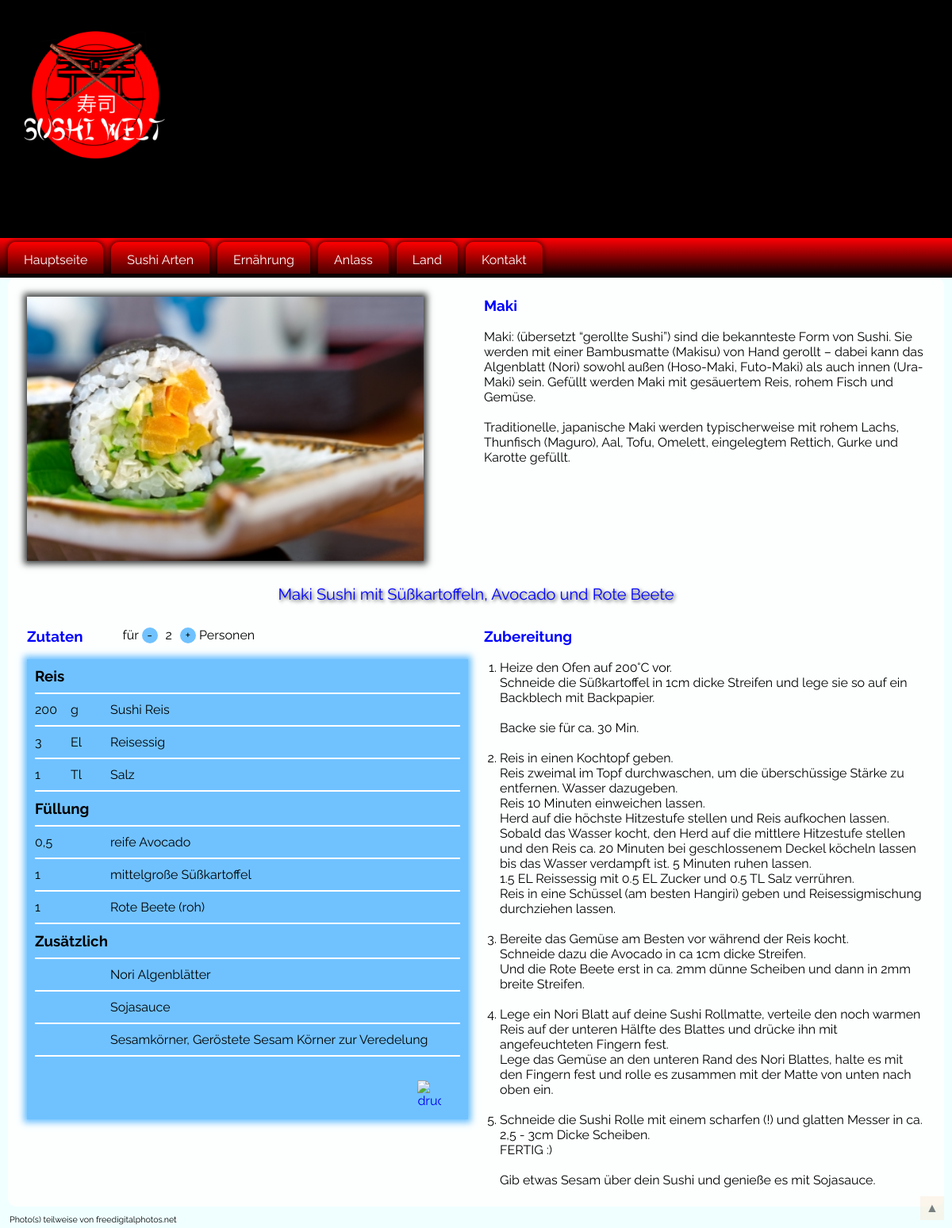
/rezept.php?id=1, run on the app's committed database.
### tables this page shows
CREATE TABLE `bilder` (
  `bid` int(10) UNSIGNED NOT NULL,
  `rid` int(10) UNSIGNED NOT NULL,
  `pfad` varchar(50) NOT NULL
);

CREATE TABLE `sushiarten` (
  `sid` int(10) UNSIGNED NOT NULL,
  `art` varchar(50) NOT NULL,
  `info` text NOT NULL
);

CREATE TABLE `rezepte` (
  `rid` int(10) UNSIGNED NOT NULL,
  `sid` int(10) UNSIGNED NOT NULL,
  `lid` int(10) UNSIGNED NOT NULL,
  `eid` int(10) UNSIGNED NOT NULL,
  `aid` int(10) UNSIGNED NOT NULL,
  `personen` int(2) NOT NULL,
  `rezeptname` varchar(100) NOT NULL,
  `beschreibung` text NOT NULL
);

CREATE TABLE `zutaten` (
  `zid` int(10) UNSIGNED NOT NULL,
  `rid` int(10) UNSIGNED NOT NULL,
  `ehid` int(10) UNSIGNED NOT NULL,
  `kid` int(10) UNSIGNED NOT NULL,
  `menge` float UNSIGNED NOT NULL,
  `zutat` varchar(100) NOT NULL
);

CREATE TABLE `kategorie` (
  `kid` int(10) UNSIGNED NOT NULL,
  `kname` varchar(30) NOT NULL
);

CREATE TABLE `einheiten` (
  `ehid` int(2) UNSIGNED NOT NULL,
  `einheit_lang` varchar(16) NOT NULL,
  `einheit_kurz` varchar(9) NOT NULL
);

### rezept.php (the view, shortened to what this page needs)
<?PHP
    include("inc/kopf".PHPEND);
?>
</head>
<body id="top">
<?PHP
    include("inc/header".PHPEND);
    include("inc/menue".PHPEND);
?>
<main>
  <article>
    <section class="section">
        <div class="flexed">
            <?PHP
            $db = @new mysqli(HOST,USER,PASS,DBANK);
            if(isset($_GET['id']) && !empty($_GET['id'])){
                $rid = $_GET['id'];
                $sql = "select pfad from bilder where rid = $rid limit 1";
                $bilder = $db->query($sql);
                if($bilder->num_rows){
                    $zeile = $bilder->fetch_assoc();
                    echo('<div class="flexitem"><img src="'.$zeile['pfad'].'" alt="Bild"></div>');
                }else{
                    echo('<div class="flexitem"><img src="img/kein_bild.jpg" alt="Kein Bild"></div>');
                }
                $sql = "select s.* from sushiarten s,rezepte r where r.rid = $rid and r.sid = s.sid limit 1";
                $sushiart = $db->query($sql);
                $zeile = $sushiart->fetch_assoc();
                echo('<div class="flexitem" id="sart">
            <h1>'.$zeile['art'].'</h1><p><br>'.$zeile['info'].'</p>
          </div>'."\n");
			$sql = "select personen, rezeptname, beschreibung from rezepte where rid = $rid";
			$rezepte = $db->query($sql);
			$rezept_zeile = $rezepte->fetch_assoc();
			echo('<p class="rezeptname">'.$rezept_zeile['rezeptname'].'</p>'."\n");
			echo('<div class="flexitem"><h1 style="float:left; margin-right: 50px;">Zutaten</h1> für <span class="button nichtauswaehlbar" onClick="berechne();">-</span><span class="pzahl"><div id="wert">'.$rezept_zeile['personen'].'</div></span><span class="button nichtauswaehlbar" onClick="berechne(\'hoch\');">+</span> Personen
            <section class="rezept">'."\n");
			$sql = "select z.ehid, z.kid, z.menge, z.zutat, e.einheit_kurz, e.einheit_lang from zutaten z , einheiten e WHERE z.rid = $rid and z.ehid = e.ehid";
			$zutaten = $db->query($sql);
			$vergleich = "";
			while($zutatenliste = $zutaten->fetch_assoc()){
				$sql = "select kname from kategorie where kid = ".$zutatenliste['kid'];
				$kat = $db->query($sql);
				$katname = $kat->fetch_assoc();
				$gelesen = $katname['kname'];
				if($vergleich != $gelesen){
					echo('<h3>'.$katname['kname'].'</h3>');
					$vergleich = $gelesen;
                    echo('<hr class="hr_abstand">'."\n");
				}
                $menge = (string)$zutatenliste['menge'];
                $menge = str_replace(".",",",$menge);
                $einheit = $zutatenliste['einheit_kurz'];
                if($menge == "0")
                    $menge = "";
                if($einheit == "---")
                    $einheit = "";
                echo('<span class="menge" name="menge">'.$menge.' </span><span class="einheit"> '.$einheit.'</span><span class="zutat">'.$zutatenliste['zutat'].'</span>'."\n");
                echo('<hr class="hr_abstand">'."\n");
			}
            echo('<p class="druck"><a href="javascript: this.print();" title="Rezept Drucken"><img src="img/drucker.png" alt="drucker"></a></p>
            </section>
        </div>
        <div class="flexitem">
            <h1>Zubereitung</h1><br>'."\n");
            echo($rezept_zeile['beschreibung']."\n");
		}
		?>
          </div>
        </div>
    </section>
  </article>
</main>
<?PHP
    include("inc/fuss".PHPEND);
?>
</body>
</html>

### inc/kopf.php (shortened to what this page needs)
<!doctype html>
<html lang="de">
<head>

### inc/header.php
<header>
  <div class="slide"><img src="img/ID-100451651.jpg" alt=""><img src="img/ID-100543480.jpg" alt=""><img src="img/ID-100560629.jpg" alt=""><img src="img/ID-100560821.jpg" alt=""></div>
  <div id="logo"><img src="img/logo.png" alt=""></div>
</header>

### inc/menue.php (shortened to what this page needs)
<div id="hmenue" class="stik">
  <nav>
    <ul>
      <li><a href="index.php">Hauptseite</a></li>
      <li><a href="javascript:;">Sushi Arten</a>
      </li>
      <li><a href="javascript:;">Ernährung</a>
      </li>
      <li><a href="javascript:;">Anlass</a>
      </li>
      <li><a href="javascript:;">Land</a>
      </li>
        <li><a href="kontakt.php">Kontakt</a></li>
    </ul>
  </nav>
</div>

### inc/fuss.php
<footer class="footer">
        <p>Photo(s) teilweise von <a href="https://www.freedigitalphotos.net" target="new">freedigitalphotos.net</a></p>
    </footer>
<div id="scroller"><a href="#top">&#9650;</a></div>

### css/standart.css (style rules this page uses)
* { box-sizing: border-box; margin: 0px; padding: 0px; outline: none; font-family: 'Raleway', sans-serif; scrollbar-color: #003171 rgba(255,0,0,.7); scrollbar-width: thin; }
html { scroll-behavior: smooth; }
body { background-color: azure; }
#scroller { position: fixed; right: 10px; bottom: 10px; background-color: antiquewhite; width: 30px; height: 30px; opacity: .5; transition: all .3s linear; }
#scroller a { display: block; width: 30px; height: 30px; text-decoration: none; text-align: center; line-height: 30px; color: black; }
.section { margin: 0px 10px 10px; padding: 14px; background: rgba(255,255,255,.9); border-radius: 10px; }
.section img { float: left; margin-right: 10px; }
.section img:after { float: none; clear: both; }
.footer { font-size: 8pt; margin: 5px 12px; }
.footer a { text-decoration: none; color: black; }

### css/hmenue.css (style rules this page uses)
.stik { position: -webkit-sticky; position: -moz-sticky; position: -ms-sticky; position: -o-sticky; position: sticky; top: 0px; z-index: 1000; }
#hmenue { min-height: 40px; width: 100%; background: linear-gradient(#FF0004,#000); padding: 5px 0px 5px; }
nav { width: 97%; height: 40px; position: relative; left: 10px; }
nav ul { position: absolute; list-style-type: none; }
nav ul li { float: left; margin-right: 10px; width: auto; -webkit-box-shadow: 0px 0px 5px 2px rgba(0, 0, 0, .5); -moz-box-shadow: 0px 0px 5px 2px rgba(0, 0, 0, .5); box-shadow: 0px 0px 5px 2px rgba(0,0,0,.5); border-radius: 10px 10px 0px 0px; }
nav ul li a { text-decoration: none; display: block; height: 40px; padding: 13px 20px; background-color: #FF0105; color: white; white-space: nowrap; border-radius: 10px 10px 0px 0px; background: -moz-linear-gradient(to bottom, #f00 0%,#700 50%,#000 100%); background: -webkit-linear-gradient(to bottom, #f00 0%,#700 50%,#000 100%); background: linear-gradient(to bottom, #f00 0%,#700 50%,#000 100%); background-size:1px 60px; -moz-transition: background .2s linear; -webkit-transition: background .2s linear; transition: all .2s linear; }

### css/slideshow.css (style rules this page uses)
#logo { position: absolute; top: 0%; left: 0%; width: 100%; height:0px; padding-bottom: 40%; overflow: hidden; }
#logo img { position: absolute; top: 25%; left: 10%; height: 40%; object-fit:cover; transform: translate(-50%,-50%); }
.slide { width:100%; height:0px; padding-bottom: 25%; overflow:hidden; position:relative; margin-bottom: 0px; background: black; }

### css/rezepte.css (style rules this page uses)
.flexed { display: flex; flex-flow: row wrap; align-items: flex-start; justify-content:center; }
.flexed > div { max-width: 50%; height: 100%; flex: 1 100%; padding: 10px; }
.flexitem ul, .flexitem ol { list-style-type: decimal; margin-left: 20px; }
.flexitem img { width: 90%; border: 0px; outline: none; -webkit-box-shadow: 0px 0px 8px 4px rgba(0,0,0,0.77); -moz-box-shadow: 0px 0px 8px 4px rgba(0,0,0,0.77); box-shadow: 0px 0px 8px 4px rgba(0,0,0,0.77); }
.rezeptname { flex: 1 100%; text-align: center; margin: 20px 0px; font-size: 15pt; color: blue; text-shadow: 2px 2px 4px rgba(0,0,0,.8); }
h1 { color:blue; }
.nichtauswaehlbar { -ms-user-select: None; -moz-user-select: None; -webkit-user-select: None; user-select: None; }
.button { display: inline-block; text-align: center; width: 20px; height: 20px; border-radius: 50%; background: #70C2FF; cursor: pointer; }
.pzahl { margin: 0px 10px; display: inline-block; }
.hr_abstand { margin: 10px 0px; color: white; border: 1px solid; }
.rezept { width: 100%; background: #70C2FF; -webkit-box-shadow: 0px 0px 8px 4px rgba(62,172,255,0.77); -moz-box-shadow: 0px 0px 8px 4px rgba(62,172,255,0.77); box-shadow: 0px 0px 8px 4px rgba(62,172,255,0.77); padding: 10px; margin-top: 20px; }
.menge { display: inline-block; min-width: 40px; vertical-align: top; }
.einheit { display: inline-block; vertical-align: top; min-width: 50px; margin-left: 5px; }
.zutat { display: inline-block; height: auto; width: calc(95% - 80px); min-width: 260px; word-wrap: break-word; }
.zutat:after { content: '\A'; white-space: pre; }
.druck { width: 100%; display: inline-block; margin-top: 20px; }
.druck img { position: relative; left: 90%; width: 30px; -webkit-box-shadow: none; -moz-box-shadow: none; box-shadow: none; }

### data on the page
bilder: pfad (picture)
sushiarten: art "Maki", info "Maki: (übersetzt “gerollte Sushi”) sind die bekannteste Form von Sushi. Sie werden mit einer Bambusmatte (Makisu) von Hand gerollt – dabei kann das Algenblatt (Nori) sowohl außen (Hoso-Maki, Futo-Maki) als auch innen (Ura-Maki) sein. Gefüllt werden Maki mit gesäuertem Reis, rohem Fisch und Gemüse. Traditionelle, japanische Maki werden typischerweise mit rohem Lachs, Thunfisch (Maguro), Aal, Tofu, Omelett, eingelegtem Rettich, Gurke und Karotte gefüllt."
rezepte: rezeptname "Maki Sushi mit Süßkartoffeln, Avocado und Rote Beete", personen "2", beschreibung "Heize den Ofen auf 200°C vor. Schneide die Süßkartoffel in 1cm dicke Streifen und lege sie so auf ein Backblech mit Backpapier. Backe sie für ca. 30 Min. Reis in einen Kochtopf geben. Reis zweimal im Topf durchwaschen, um die überschüssige Stärke zu entfernen. Wasser dazugeben. Reis 10 Minuten einweichen lassen. Herd auf die höchste Hitzestufe stellen und Reis aufkochen lassen. Sobald das Wasser kocht, den Herd auf die mittlere Hitzestufe stellen und den Reis ca. 20 Minuten bei geschlossenem Deckel köcheln lassen bis das Wasser verdampft ist. 5 Minuten ruhen lassen. 1.5 EL Reissessig mit 0.5 EL Zucker und 0.5 TL Salz verrühren. Reis in eine Schüssel (am besten Hangiri) geben und…"
zutaten: kid.kname "Reis", menge "200", ehid.einheit_kurz "g", zutat "Sushi Reis"
zutaten: menge "3", ehid.einheit_kurz "El", zutat "Reisessig"
zutaten: menge "1", ehid.einheit_kurz "Tl", zutat "Salz"
zutaten: kid.kname "Füllung", menge "0,5", zutat "reife Avocado"
zutaten: menge "1", zutat "mittelgroße Süßkartoffel"
zutaten: menge "1", zutat "Rote Beete (roh)"
zutaten: kid.kname "Zusätzlich", zutat "Nori Algenblätter"
zutaten: zutat "Sojasauce"
zutaten: zutat "Sesamkörner, Geröstete Sesam Körner zur Veredelung"
